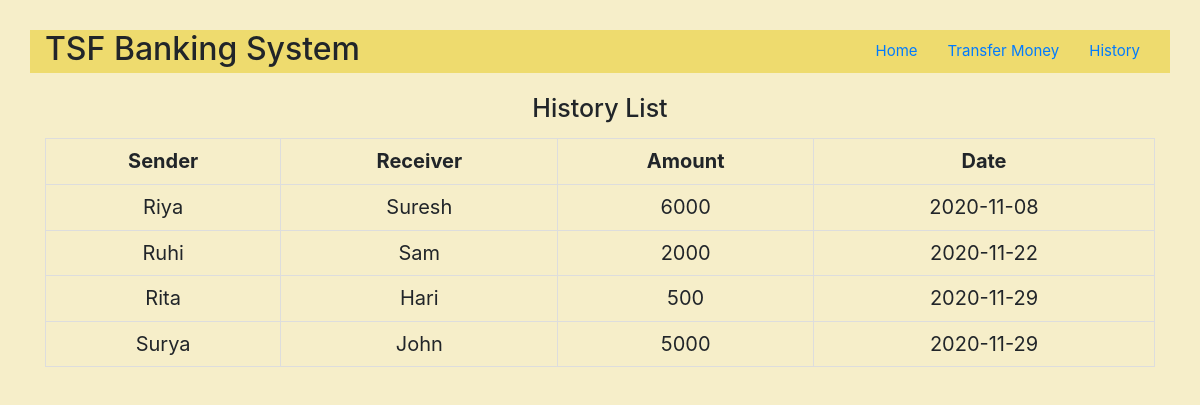
The app's page /trans.php with its own data.
### tables this page shows
CREATE TABLE `trans` (
  `sender` varchar(30) NOT NULL,
  `receiver` varchar(30) NOT NULL,
  `amount` varchar(30) NOT NULL,
  `date` varchar(30) NOT NULL
);

### trans.php (the view, shortened to what this page needs)
<?php
    include 'connection.php';
    $select_query ="SELECT * FROM trans";
    $select_query_result = mysqli_query($con, $select_query);
?>
<!DOCTYPE html>
<html lang="en">
<head>
    <link rel="stylesheet" href="https://cdnjs.cloudflare.com/ajax/libs/font-awesome/4.7.0/css/font-awesome.min.css">
    <link rel="stylesheet" href="https://maxcdn.bootstrapcdn.com/bootstrap/4.5.2/css/bootstrap.min.css">
    <link rel="stylesheet" href="https://maxcdn.bootstrapcdn.com/bootstrap/3.4.1/css/bootstrap.min.css">
    <link rel="stylesheet" href="https://stackpath.bootstrapcdn.com/bootstrap/4.5.2/css/bootstrap.min.css">
    <link rel="stylesheet" href="main.css">
</head>
<body>
<div class="header">
        <div class="container room">
            <div class="logo ">
                <h1>
                 TSF Banking System
                </h1>
            </div>
            <div class="nav ">
                <li><a href="index.php">Home</a></li>
                <li><a href="userinfo.php">Transfer Money</a></li>
                <li><a href="trans.php">History</a></li>
            </div>
        </div>
    </div>
        <center>
            <h1 style="margin-top: 20px;">
               History List
            </h1>
        </center>
        <center>
        <div class="container">
        <table class= "table table-bordered">
              <tr>
              <th>Sender</th>
              <th>Receiver</th>
              <th>Amount</th>
              <th>Date</th>
              </tr>
                       <?php while ($row = mysqli_fetch_array($select_query_result)){ ?>
                       <tr>
                       <td><?php echo $row['sender']; ?></td>
                       <td><?php echo $row['receiver']; ?></td>
                       <td><?php echo $row['amount']; ?></td>
                       <td><?php echo $row['date']; ?></td>
             </tr>
             <?php } ?>
             </table>
        </div>
        </center>
</body>
</html>

### main.css (style rules this page uses)
* { box-sizing: border-box; }
body { margin: 0; padding: 0; background-color: #f6eec9; }
.room { background-color: #eedb6e; }
.header { margin-top: 30px; }
.logo h1 { float: left; font-size: 3.2rem; }
.nav { float: right; }
.nav li { font-size: 1.5rem; }
th { text-align: center; font-size: 20px; }
td { text-align: center; font-size: 20px; }
table { margin: 10px 10px 10px 0px; }

### records on screen
trans: sender "Riya", receiver "Suresh", amount "6000", date "2020-11-08"
trans: sender "Ruhi", receiver "Sam", amount "2000", date "2020-11-22"
trans: sender "Rita", receiver "Hari", amount "500", date "2020-11-29"
trans: sender "Surya", receiver "John", amount "5000", date "2020-11-29"
